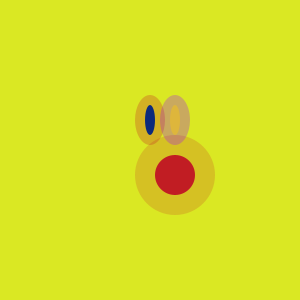
Frame 1 (no input)
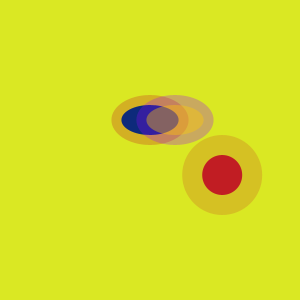
Frame 60 (the mouse pressed at the canvas centre just before this capture)
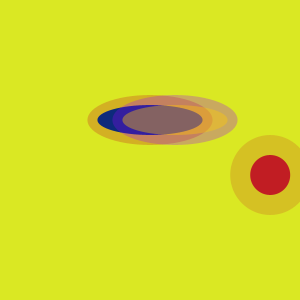
Frame 120 (the mouse held since frame 60 and released just before this capture)

The Processing sketch that drew these frames (run headless with seeded random() and noise(); from frame 60 on, the mouse is pressed at the canvas centre):

// Processing sketch: processing_54939
// ── processing_54939.pde

void setup()
{
 //size of window
  size(300,300);
  //smoothes the jagged edges, no stroke
  noStroke();
  smooth();
}
//initial position variable
float y =0.0;
float i=0.0;

void draw () {
  //bg color
  background (#DAE823);
 //moves the circles
  translate(width/4, height/4);
  //variable statement for integer i
  for (float i = 0; i < 200; i++);
//circles
    fill(#C11D23);
    ellipse (i+100,100,40,40);
    fill(#C11D23,50);
    ellipse (i+100,100,80,80);
      fill(#C11D23,70);
      ellipse (75,y+45,i+30,50);
      fill(#09287C,250);
      ellipse (75,y+45,i+10,30);
      
           fill(#9D03FF,70);
           ellipse (100,y+45,i+30,50);
           fill(#FFC903,100);
           ellipse (100,y+45,i+10,30);
 //makes the big blue circle "loop"
 if (y>300){
    y=0;
  }
 //makes the big blue circle stretch
  if (i>300){
    i=0;
  }else{
    i+=0.8;
  }
 
}
